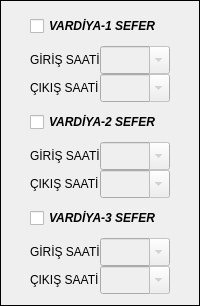
           <widget class="QFrame" name="frame_vardiya1">
            <property name="frameShape">
             <enum>QFrame::Shape::Box</enum>
            </property>
            <property name="frameShadow">
             <enum>QFrame::Shadow::Plain</enum>
            </property>
            <layout class="QGridLayout" name="gridLayout_4">
             <item row="0" column="0">
              <widget class="QCheckBox" name="chk_vardiya1">
               <property name="minimumSize">
                <size>
                 <width>140</width>
                 <height>28</height>
                </size>
               </property>
               <property name="maximumSize">
                <size>
                 <width>140</width>
                 <height>28</height>
                </size>
               </property>
               <property name="font">
                <font>
                 <family>MS Sans Serif</family>
                 <pointsize>9</pointsize>
                 <italic>true</italic>
                 <bold>true</bold>
                </font>
               </property>
               
               <property name="text">
                <string>VARDİYA-1 SEFER</string>
               </property>
              </widget>
             </item>
             <item row="1" column="0">
              <layout class="QGridLayout" name="gridLayout">
               <property name="spacing">
                <number>0</number>
               </property>
               <item row="0" column="0">
                <widget class="QLabel" name="lbl_giris1">
                 <property name="sizePolicy">
                  <sizepolicy hsizetype="Fixed" vsizetype="Fixed">
                   <horstretch>0</horstretch>
                   <verstretch>0</verstretch>
                  </sizepolicy>
                 </property>
                 <property name="minimumSize">
                  <size>
                   <width>70</width>
                   <height>28</height>
                  </size>
                 </property>
                 <property name="maximumSize">
                  <size>
                   <width>70</width>
                   <height>28</height>
                  </size>
                 </property>
                 <property name="text">
                  <string>GİRİŞ SAATİ</string>
                 </property>
                </widget>
               </item>
               <item row="0" column="1">
                <widget class="QComboBox" name="cmb_vardiya1_g">
                 <property name="enabled">
                  <bool>false</bool>
                 </property>
                 <property name="sizePolicy">
                  <sizepolicy hsizetype="Fixed" vsizetype="Fixed">
                   <horstretch>0</horstretch>
                   <verstretch>0</verstretch>
                  </sizepolicy>
                 </property>
                 <property name="minimumSize">
                  <size>
                   <width>70</width>
                   <height>28</height>
                  </size>
                 </property>
                 <property name="maximumSize">
                  <size>
                   <width>70</width>
                   <height>28</height>
                  </size>
                 </property>
                 <property name="font">
                  <font>
                   <stylestrategy>PreferDefault</stylestrategy>
                  </font>
                 </property>
                 <property name="focusPolicy">
                  <enum>Qt::FocusPolicy::WheelFocus</enum>
                 </property>
                 <property name="contextMenuPolicy">
                  <enum>Qt::ContextMenuPolicy::DefaultContextMenu</enum>
                 </property>
                 <property name="acceptDrops">
                  <bool>false</bool>
                 </property>
                 <property name="toolTipDuration">
                  <number>-1</number>
                 </property>
                 
                 <property name="editable">
                  <bool>true</bool>
                 </property>
                 <property name="labelDrawingMode">
                  <enum>QComboBox::LabelDrawingMode::UseStyle</enum>
                 </property>
                 <item>
                  <property name="text">
                   <string/>
                  </property>
                 </item>
                 <item>
                  <property name="text">
                   <string>08:00</string>
                  </property>
                 </item>
                 <item>
                  <property name="text">
                   <string>16:00</string>
                  </property>
                 </item>
                 <item>
                  <property name="text">
                   <string>00:00</string>
                  </property>
                 </item>
                </widget>
               </item>
               <item row="1" column="0">
                <widget class="QLabel" name="lbl_cikis1">
                 <property name="sizePolicy">
                  <sizepolicy hsizetype="Fixed" vsizetype="Fixed">
                   <horstretch>0</horstretch>
                   <verstretch>0</verstretch>
                  </sizepolicy>
                 </property>
                 <property name="minimumSize">
                  <size>
                   <width>70</width>
                   <height>28</height>
                  </size>
                 </property>
                 <property name="maximumSize">
                  <size>
                   <width>70</width>
                   <height>28</height>
                  </size>
                 </property>
                 <property name="text">
                  <string>ÇIKIŞ SAATİ</string>
                 </property>
                </widget>
               </item>
               <item row="1" column="1">
                <widget class="QComboBox" name="cmb_vardiya1_c">
                 <property name="enabled">
                  <bool>false</bool>
                 </property>
                 <property name="sizePolicy">
                  <sizepolicy hsizetype="Fixed" vsizetype="Fixed">
                   <horstretch>0</horstretch>
                   <verstretch>0</verstretch>
                  </sizepolicy>
                 </property>
                 <property name="minimumSize">
                  <size>
                   <width>70</width>
                   <height>28</height>
                  </size>
                 </property>
                 <property name="maximumSize">
                  <size>
                   <width>70</width>
                   <height>28</height>
                  </size>
                 </property>
                 
                 <property name="editable">
                  <bool>true</bool>
                 </property>
                 <item>
                  <property name="text">
                   <string/>
                  </property>
                 </item>
                 <item>
                  <property name="text">
                   <string>08:15</string>
                  </property>
                 </item>
                 <item>
                  <property name="text">
                   <string>16:15</string>
                  </property>
                 </item>
                 <item>
                  <property name="text">
                   <string>00:15</string>
                  </property>
                 </item>
                </widget>
               </item>
              </layout>
             </item>
             <item row="2" column="0">
              <widget class="QCheckBox" name="chk_vardiya2">
               <property name="minimumSize">
                <size>
                 <width>140</width>
                 <height>28</height>
                </size>
               </property>
               <property name="maximumSize">
                <size>
                 <width>140</width>
                 <height>28</height>
                </size>
               </property>
               <property name="font">
                <font>
                 <family>MS Sans Serif</family>
                 <pointsize>9</pointsize>
                 <italic>true</italic>
                 <bold>true</bold>
                </font>
               </property>
               
               <property name="text">
                <string>VARDİYA-2 SEFER</string>
               </property>
              </widget>
             </item>
             <item row="3" column="0">
              <layout class="QGridLayout" name="gridLayout_2">
               <property name="spacing">
                <number>0</number>
               </property>
               <item row="0" column="0">
                <widget class="QLabel" name="lbl_giris2">
                 <property name="sizePolicy">
                  <sizepolicy hsizetype="Fixed" vsizetype="Fixed">
                   <horstretch>0</horstretch>
                   <verstretch>0</verstretch>
                  </sizepolicy>
                 </property>
                 <property name="minimumSize">
                  <size>
                   <width>70</width>
                   <height>28</height>
                  </size>
                 </property>
                 <property name="maximumSize">
                  <size>
                   <width>70</width>
                   <height>28</height>
                  </size>
                 </property>
                 <property name="text">
                  <string>GİRİŞ SAATİ</string>
                 </property>
                </widget>
               </item>
               <item row="0" column="1">
                <widget class="QComboBox" name="cmb_vardiya2_g">
                 <property name="enabled">
                  <bool>false</bool>
                 </property>
                 <property name="sizePolicy">
                  <sizepolicy hsizetype="Fixed" vsizetype="Fixed">
                   <horstretch>0</horstretch>
                   <verstretch>0</verstretch>
                  </sizepolicy>
                 </property>
                 <property name="minimumSize">
                  <size>
                   <width>70</width>
                   <height>28</height>
                  </size>
                 </property>
                 <property name="maximumSize">
                  <size>
                   <width>70</width>
                   <height>28</height>
                  </size>
                 </property>
                 <property name="font">
                  <font>
                   <stylestrategy>PreferDefault</stylestrategy>
                  </font>
                 </property>
                 <property name="focusPolicy">
                  <enum>Qt::FocusPolicy::WheelFocus</enum>
                 </property>
                 <property name="contextMenuPolicy">
                  <enum>Qt::ContextMenuPolicy::DefaultContextMenu</enum>
                 </property>
                 <property name="acceptDrops">
                  <bool>false</bool>
                 </property>
                 <property name="toolTipDuration">
                  <number>-1</number>
                 </property>
                 
                 <property name="editable">
                  <bool>true</bool>
                 </property>
                 <property name="labelDrawingMode">
                  <enum>QComboBox::LabelDrawingMode::UseStyle</enum>
                 </property>
                 <item>
                  <property name="text">
                   <string/>
                  </property>
                 </item>
                 <item>
                  <property name="text">
                   <string>08:00</string>
                  </property>
                 </item>
                 <item>
                  <property name="text">
                   <string>16:00</string>
                  </property>
                 </item>
                 <item>
                  <property name="text">
                   <string>00:00</string>
                  </property>
                 </item>
                </widget>
               </item>
               <item row="1" column="0">
                <widget class="QLabel" name="lbl_cikis2">
                 <property name="sizePolicy">
                  <sizepolicy hsizetype="Fixed" vsizetype="Fixed">
                   <horstretch>0</horstretch>
                   <verstretch>0</verstretch>
                  </sizepolicy>
                 </property>
                 <property name="minimumSize">
                  <size>
                   <width>70</width>
                   <height>28</height>
                  </size>
                 </property>
                 <property name="maximumSize">
                  <size>
                   <width>70</width>
                   <height>28</height>
                  </size>
                 </property>
                 <property name="text">
                  <string>ÇIKIŞ SAATİ</string>
                 </property>
                </widget>
               </item>
               <item row="1" column="1">
                <widget class="QComboBox" name="cmb_vardiya2_c">
                 <property name="enabled">
                  <bool>false</bool>
                 </property>
                 <property name="sizePolicy">
                  <sizepolicy hsizetype="Fixed" vsizetype="Fixed">
                   <horstretch>0</horstretch>
                   <verstretch>0</verstretch>
                  </sizepolicy>
                 </property>
                 <property name="minimumSize">
                  <size>
                   <width>70</width>
                   <height>28</height>
                  </size>
                 </property>
                 <property name="maximumSize">
                  <size>
                   <width>70</width>
                   <height>28</height>
                  </size>
                 </property>
                 
                 <property name="editable">
                  <bool>true</bool>
                 </property>
                 <item>
                  <property name="text">
                   <string/>
                  </property>
                 </item>
                 <item>
                  <property name="text">
                   <string>08:15</string>
                  </property>
                 </item>
                 <item>
                  <property name="text">
                   <string>16:15</string>
                  </property>
                 </item>
                 <item>
                  <property name="text">
                   <string>00:15</string>
                  </property>
                 </item>
                </widget>
               </item>
              </layout>
             </item>
             <item row="4" column="0">
              <widget class="QCheckBox" name="chk_vardiya3">
               <property name="minimumSize">
                <size>
                 <width>140</width>
                 <height>28</height>
                </size>
               </property>
               <property name="maximumSize">
                <size>
                 <width>140</width>
                 <height>28</height>
                </size>
               </property>
               <property name="font">
                <font>
                 <family>MS Sans Serif</family>
                 <pointsize>9</pointsize>
                 <italic>true</italic>
                 <bold>true</bold>
                </font>
               </property>
               
               <property name="text">
                <string>VARDİYA-3 SEFER</string>
               </property>
              </widget>
             </item>
             <item row="5" column="0">
              <layout class="QGridLayout" name="gridLayout_3">
               <property name="spacing">
                <number>0</number>
               </property>
               <item row="0" column="0">
                <widget class="QLabel" name="lbl_giris3">
                 <property name="sizePolicy">
                  <sizepolicy hsizetype="Fixed" vsizetype="Fixed">
                   <horstretch>0</horstretch>
                   <verstretch>0</verstretch>
                  </sizepolicy>
                 </property>
                 <property name="minimumSize">
                  <size>
                   <width>70</width>
                   <height>28</height>
                  </size>
                 </property>
                 <property name="maximumSize">
                  <size>
                   <width>70</width>
                   <height>28</height>
                  </size>
                 </property>
                 <property name="text">
                  <string>GİRİŞ SAATİ</string>
                 </property>
                </widget>
               </item>
               <item row="0" column="1">
                <widget class="QComboBox" name="cmb_vardiya3_g">
                 <property name="enabled">
                  <bool>false</bool>
                 </property>
                 <property name="sizePolicy">
                  <sizepolicy hsizetype="Fixed" vsizetype="Fixed">
                   <horstretch>0</horstretch>
                   <verstretch>0</verstretch>
                  </sizepolicy>
                 </property>
                 <property name="minimumSize">
                  <size>
                   <width>70</width>
                   <height>28</height>
                  </size>
                 </property>
                 <property name="maximumSize">
                  <size>
                   <width>70</width>
                   <height>28</height>
                  </size>
                 </property>
                 <property name="font">
                  <font>
                   <stylestrategy>PreferDefault</stylestrategy>
                  </font>
                 </property>
                 <property name="focusPolicy">
                  <enum>Qt::FocusPolicy::WheelFocus</enum>
                 </property>
                 <property name="contextMenuPolicy">
                  <enum>Qt::ContextMenuPolicy::DefaultContextMenu</enum>
                 </property>
                 <property name="acceptDrops">
                  <bool>false</bool>
                 </property>
                 <property name="toolTipDuration">
                  <number>-1</number>
                 </property>
                 
                 <property name="editable">
                  <bool>true</bool>
                 </property>
                 <property name="labelDrawingMode">
                  <enum>QComboBox::LabelDrawingMode::UseStyle</enum>
                 </property>
                 <item>
                  <property name="text">
                   <string/>
                  </property>
                 </item>
                 <item>
                  <property name="text">
                   <string>08:00</string>
                  </property>
                 </item>
                 <item>
                  <property name="text">
                   <string>16:00</string>
                  </property>
                 </item>
                 <item>
                  <property name="text">
                   <string>00:00</string>
                  </property>
                 </item>
                </widget>
               </item>
               <item row="1" column="0">
                <widget class="QLabel" name="lbl_cikis3">
                 <property name="sizePolicy">
                  <sizepolicy hsizetype="Fixed" vsizetype="Fixed">
                   <horstretch>0</horstretch>
                   <verstretch>0</verstretch>
                  </sizepolicy>
                 </property>
                 <property name="minimumSize">
                  <size>
                   <width>70</width>
                   <height>28</height>
                  </size>
                 </property>
                 <property name="maximumSize">
                  <size>
                   <width>70</width>
                   <height>28</height>
                  </size>
                 </property>
                 <property name="text">
                  <string>ÇIKIŞ SAATİ</string>
                 </property>
                </widget>
               </item>
               <item row="1" column="1">
                <widget class="QComboBox" name="cmb_vardiya3_c">
                 <property name="enabled">
                  <bool>false</bool>
                 </property>
                 <property name="sizePolicy">
                  <sizepolicy hsizetype="Fixed" vsizetype="Fixed">
                   <horstretch>0</horstretch>
                   <verstretch>0</verstretch>
                  </sizepolicy>
                 </property>
                 <property name="minimumSize">
                  <size>
                   <width>70</width>
                   <height>28</height>
                  </size>
                 </property>
                 <property name="maximumSize">
                  <size>
                   <width>70</width>
                   <height>28</height>
                  </size>
                 </property>
                 
                 <property name="editable">
                  <bool>true</bool>
                 </property>
                 <item>
                  <property name="text">
                   <string/>
                  </property>
                 </item>
                 <item>
                  <property name="text">
                   <string>08:15</string>
                  </property>
                 </item>
                 <item>
                  <property name="text">
                   <string>16:15</string>
                  </property>
                 </item>
                 <item>
                  <property name="text">
                   <string>00:15</string>
                  </property>
                 </item>
                </widget>
               </item>
              </layout>
             </item>
            </layout>
           </widget>
